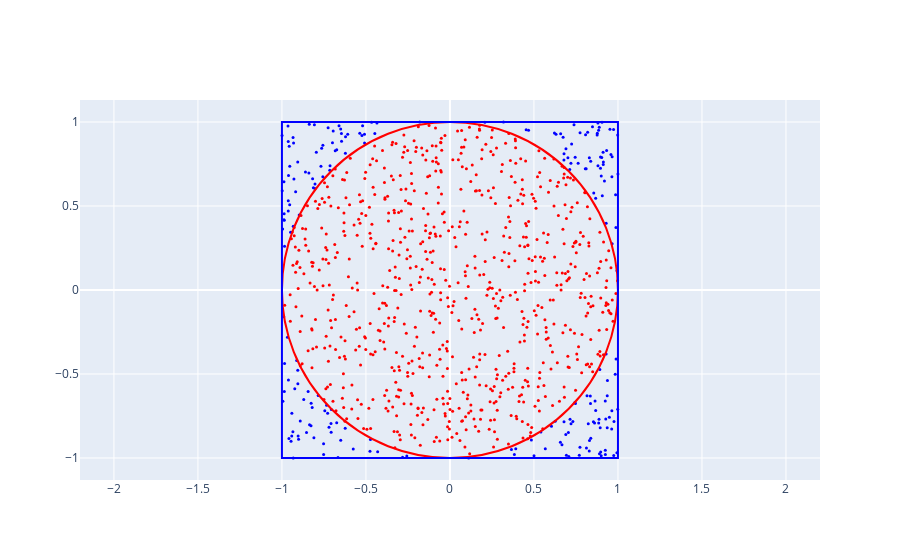

Here is the notebook cell this chart was saved with:
### Code cell
import plotly.graph_objects as go
import pandas as pd
import numpy as np
def createFrame(n) :
    np.random.seed(314159)
    darts = np.random.uniform(-1, 1, (n,2)) #x & y coordinate guesses
    inCircle = np.sum(np.square(darts), axis=1)<1 #returns true or false if guess in circle

    rollingEst = 4*np.cumsum(inCircle[1:])/np.arange(1,n) #calculates a rolling estimate of pi
    rollingEst = np.insert(rollingEst,0,0) #adding 0 as first value to avoid dividing by 0

    data = {'x':darts[:,0],'y':darts[:,1],'In Circle?':inCircle,'Rolling Est':rollingEst}
    df = pd.DataFrame(data)
    
    return df
#La presentation graphique

df = createFrame(1000)

fig = go.Figure(data=go.Scatter(
    x = df['x'],
    y = df['y'],
    mode='markers',
    marker=dict(
        color=np.where(df['In Circle?'],'red','blue'),
        size = 3
        )
    )
)

fig.add_shape(type="circle",
    xref="x", yref="y",
    x0=-1, y0=-1, x1=1, y1=1,
    line_color="red",
)

fig.add_shape(type="rect",
    xref="x", yref="y",
    x0=-1, y0=-1,
    x1=1, y1=1,
    line_color="blue"
)

fig.update_yaxes(
    scaleanchor = "x",
    scaleratio = 1,
)

fig.show()

### Figure 1 — Plotly figure (JSON) as saved in the notebook; plotly's stock layout.template omitted (floating-point values rounded to 4 significant figures; data arrays with more than 128 entries replaced by an {"elided": "..."} marker saying what was removed)
{"data": [{"marker": {"color": {"elided": "1000 str values"}, "size": 3}, "mode": "markers", "type": "scatter", "x": {"elided": "1000 float values"}, "y": {"elided": "1000 float values"}}], "layout": {"shapes": [{"line": {"color": "red"}, "type": "circle", "x0": -1, "x1": 1, "xref": "x", "y0": -1, "y1": 1, "yref": "y"}, {"line": {"color": "blue"}, "type": "rect", "x0": -1, "x1": 1, "xref": "x", "y0": -1, "y1": 1, "yref": "y"}], "yaxis": {"scaleanchor": "x", "scaleratio": 1}}}
